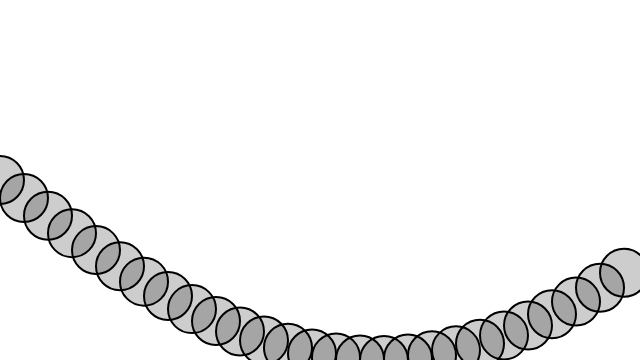
Frame 1 (no input)
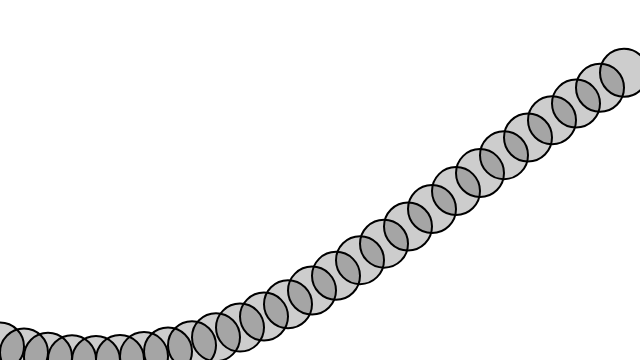
Frame 60 (no input)
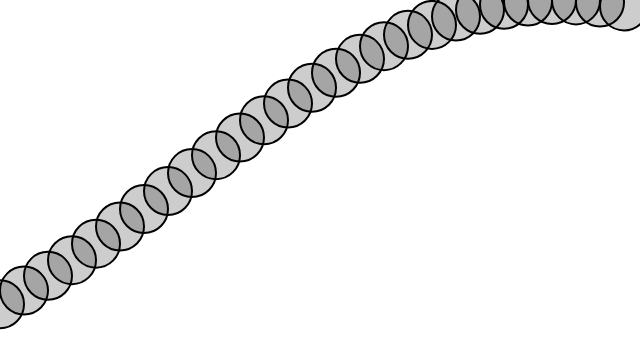
Frame 120 (the mouse pressed at the canvas centre since frame 60)

The p5.js sketch that drew these frames (run headless with seeded random() and noise() and a simulated clock; from frame 60 on, the mouse is pressed at the canvas centre):

// p5.js sketch
// ── sketch.js
let startAngle = 0;
let angleVel = 0.1;

function setup() {
  createCanvas(640, 360);
}

function draw() {
  background(255);

  let angle = startAngle;
  startAngle += 0.02;

  for (let x = 0; x <= width; x += 24) {
    let y = map(sin(angle), -1, 1, 0, height);
    stroke(0);
    strokeWeight(2);
    fill(0, 50);
    ellipse(x, y, 48, 48);
    angle += angleVel;
  }
}
